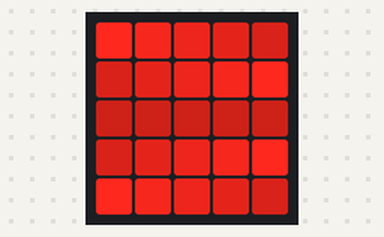
Simulated run of this program. Board: BBC micro:bit running MicroPython. Shown: the board's 5×5 LED display.

Above: at 0.1 s.
At 0.8 s:
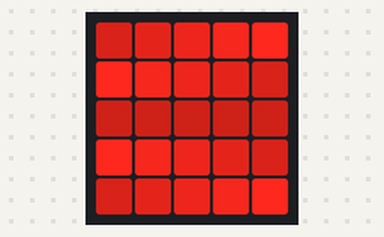
At 1.6 s:
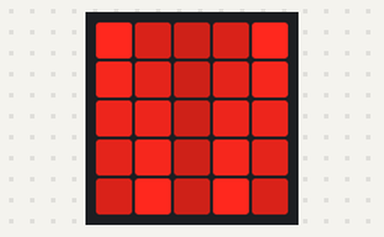
At 2.3 s:
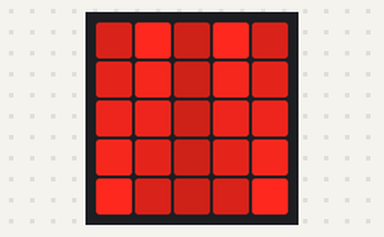
At 3.1 s:
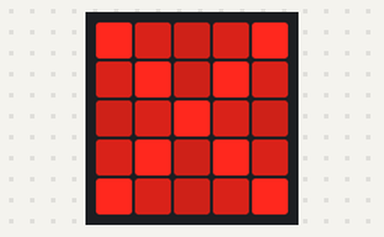

Measured:
- by itself, everything shown: repeats every 3.8 s, in 5 steps
- what the display in image 1 shows lasts 0.7 s, from 0.8 s to 1.5 s

The program:

first-micro-anim.py
```python
from microbit import *

while True:
    display.show(Image('98765:'
                   '56789:'
                   '44444:'
                   '56789:'
                   '98765:'))
    sleep(750)
    display.show(Image('56789:'
                   '98765:'
                   '44444:'
                   '98765:'
                   '56789:'))
    sleep(750)
    display.show(Image('95459:'
                   '86468:'
                   '77477:'
                   '68486:'
                   '59495:'))
    sleep(750)
    display.show(Image('59495:'
                   '68486:'
                   '77477:'
                   '86468:'
                   '95459:'))
    sleep(750)
    display.show(Image('95459:'
                   '59495:'
                   '45954:'
                   '59495:'
                   '95459:'))
    sleep(750)

                   
```
